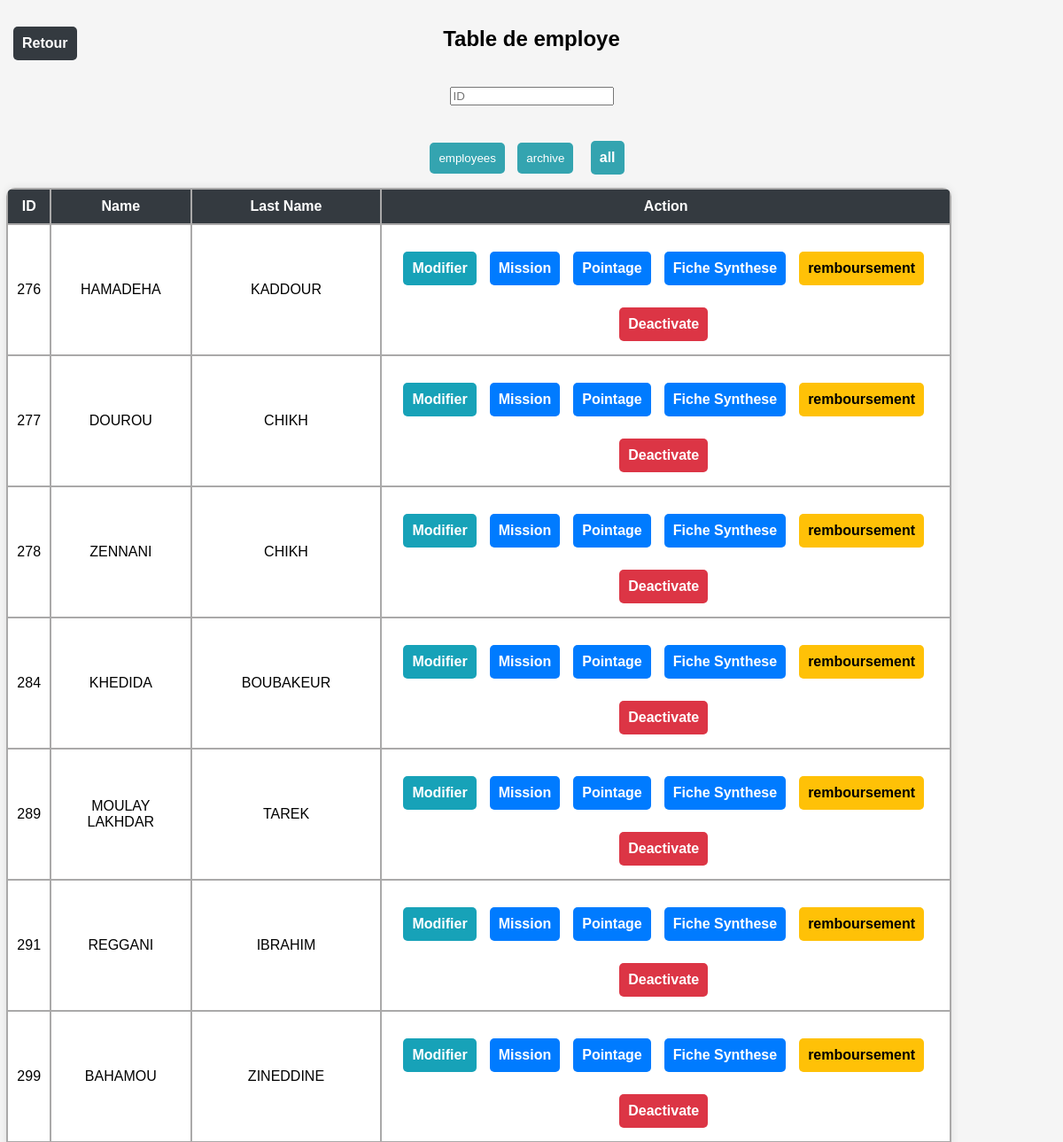
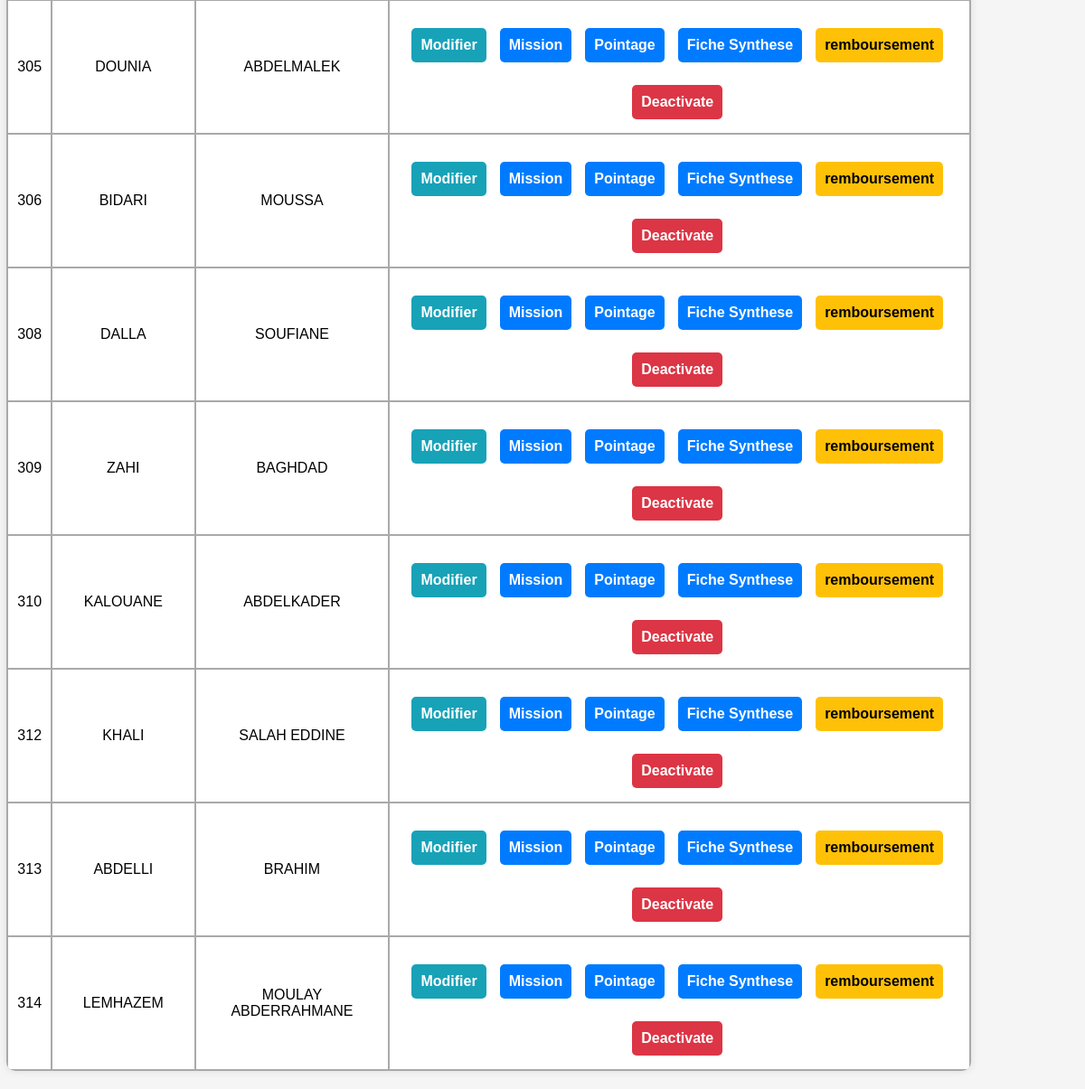
Page /table_employe/5/ (signed in) on the committed database (2 pictures, top to bottom).
### pointage/models.py (models this page shows, shortened)
class Employe(models.Model):
    name=models.CharField(max_length=30)
    last_name=models.CharField(max_length=30)
    date_of_birth=models.DateField(null=True)
    place_of_birth=models.CharField(max_length=30,null=True)
    wilaya_of_birth=models.CharField(max_length=30)
    id=models.AutoField(primary_key=True)
    unite=models.ForeignKey(Unite,on_delete=models.CASCADE,null=True)
    adresse=models.CharField(max_length=50,null=True)
    adresse_wilaya=models.CharField(max_length=30,null=True)
    father_name=models.CharField(max_length=30,null=True)
    mother_name=models.CharField(max_length=30,null=True)
    phone=models.IntegerField(null=True)
    familiy_situation=models.BooleanField(default=0)
    numbre_of_children=models.IntegerField(null=True)
    blood_type=models.CharField(max_length=5,null=True)
    cnas_number=models.IntegerField(null=True)
    function=models.CharField(max_length=60,null=True)
    position=models.CharField(max_length=60,null=True)
    enterprise=models.CharField(max_length=60,null=True)
    recruitment_date=models.DateField(default=timezone.now,null=True)
    exit_date=models.DateField(null=True)
    department=models.CharField(max_length=60,null=True)
    service=models.CharField(max_length=60,null=True)
    contract_number=models.CharField(max_length=40,null=True)
    contract_effective_date=models.DateField(null=True)
    contract_validation_date=models.DateField(null=True)
    contract_termination_date=models.DateField(null=True)
    national_service_departure_date=models.DateField(null=True)
    national_service_returne_date=models.DateField(null=True)
    national_service_recall_departure_date=models.DateField(null=True)
    national_service_recallt_return_date=models.DateField(null=True)
    account_number=models.IntegerField(null=True)
    account_key=models.IntegerField(null=True)
    account_agency=models.CharField(max_length=40,null=True)
    driver_license_number=models.CharField(max_length=60,null=True)
    driver_license_established_date=models.DateField(null=True)
    driver_license_experation_date=models.DateField(null=True)
    driver_license_type=models.CharField(max_length=7,null=True)
    cni_number=models.IntegerField(null=True)
    cni_established_date=models.DateField(null=True)
    cni_established_by=models.CharField(max_length=60,null=True)
    recovery = models.IntegerField(default=0)
    refund_total=models.IntegerField(default=0)
    refund_by_month=models.IntegerField(default=0)
    active = models.IntegerField(default=1) #1= working | 2=not this month | 3=archive
    special = models.SmallIntegerField(default=0)
    '''Employe.objects.all().delete()
        with connection.cursor() as cursor:
            cursor.execute("DELETE FROM sqlite_sequence WHERE name='pointage_employe';")

# Step 3: Vacuum the database to reclaim storage space
        with connection.cursor() as cursor:
            cursor.execute("VACUUM;")'''

### pointage/views.py (the view)
# urls.py: path('table_employe/<int:ID>/', views.table_employe, name='table_employe'),
def table_employe(request,ID):
    if request.user.profile.unite.id != ID  and (request.user.profile.da != 1) :
        return redirect("menu_view")
    instances=Employe.objects.filter(unite=ID) #slecet * from employe where unite=ID
    return render(request,'table_employe.html',{'id':ID,'instances':instances,'da':request.user.profile.da})

### pointage/templates/table_employe.html (shortened to what this page needs)
<!DOCTYPE html>
<html lang="en">
<head>
</head>
<body>
    <h2>Table de employe</h2>
    <form method="get" action="">
        <input type="text" id="query" name="query" placeholder="ID" required>
    </form>
    <a href="{% url 'menu_view' %}" class="back-button">Retour</a>
    <div class="header">
        <button onclick="showSection('current_employees')" class="button">employees</button>
        <button onclick="showSection('archive')" class="button">archive</button>
        <a href="{% url 'pointage_mois_all' instances.0.unite_id  %}" class="button">all</a>
    </div>
    <div id="current_employees" class="form-section" style="display: block;">
        <table>
            <tr>
                <th>ID</th>
                <th>Name</th>
                <th>Last Name</th>
                <th>Action</th>
            </tr>
            {% for instance in instances %}
            {% if instance.active == 1 %}
            <tr>
                <td>{{ instance.id }}</td>
                <td>{{ instance.name }}</td>
                <td>{{ instance.last_name }}</td>
                <td class="actions">
                    {% if da < 3 %}
                    <a href="{% url 'update_employe' instance.id %}" class="btn btn-info">Modifier</a>
                    {% endif %}
                    <a href="{% url 'mission' instance.id %}" class="btn btn-primary">Mission</a>
                    <a href="{% url 'pointage_mois' instance.id %}" class="btn btn-primary">Pointage</a>
                    {% if da == 1 %}
                    <a href="{% url 'synthese' instance.id %}" class="btn btn-primary" target="_blank">Fiche Synthese</a>
                    <a href="{% url 'remboursement' instance.id %}" class="btn btn-warning">remboursement</a>
                    {% if instance.active == 1 %}
                    <a href="{% url 'desactiver' instance.id %}" class="btn btn-danger">Deactivate</a>
                    {% else %}
                    <a href="{% url 'activer' instance.id %}" class="button">Activate</a>
                    {% endif %}
                    {% endif %}
                </td>
            </tr>
            {% endif %}
            {% endfor %}
        </table>
    </div>
</body>
</html>

### pointage/templates/table_employe.html (style rules this page uses)
body { font-family: Arial, sans-serif; background-color: #f5f5f5; display: flex; flex-direction: column; align-items: center; justify-content: center; margin: 0; }
h2 { margin-top: 20px; padding: 10px; }
table { border-radius: 10px; overflow: hidden; box-shadow: 0 0 10px rgba(0, 0, 0, 0.1); margin-bottom: 20px; width: 90%; background-color: rgb(170, 169, 169); }
th, td { text-align: center; padding: 10px; border: none; }
th { background-color: #343a40; font-size: 1em; color: white; }
td { background-color: white; color: black; }
.actions { display: flex; justify-content: center; flex-wrap: wrap; }
a { text-decoration: none; color: white; font-weight: bold; margin: 5px; }
.back-button { margin-top: 20px; padding: 10px; background-color: #34a4b0; color: white; border: none; border-radius: 5px; text-decoration: none; }
.button, .btn { display: inline-block; margin-top: 20px; padding: 10px; background-color: #34a4b0; color: white; text-decoration: none; border: none; border-radius: 5px; cursor: pointer; margin-right: 10px; }
.btn-info { background-color: #17a2b8; }
.btn-primary { background-color: #007bff; }
.btn-warning { background-color: #ffc107; color: black; }
.btn-danger { background-color: #dc3545; }
form { width: 60%; padding: 10px; margin-bottom: 10px; text-align: center; }
.back-button { position: absolute; top: 10px; left: 10px; padding: 10px; background-color: #343a40; color: white; border: none; border-radius: 5px; text-decoration: none; }
.header { margin-bottom: 10px; }

### rows in the picture
Employe: id "276", name "HAMADEHA", last_name "KADDOUR", active "Deactivate"
Employe: id "277", name "DOUROU", last_name "CHIKH", active "Deactivate"
Employe: id "278", name "ZENNANI", last_name "CHIKH", active "Deactivate"
Employe: id "284", name "KHEDIDA", last_name "BOUBAKEUR", active "Deactivate"
Employe: id "289", name "MOULAY LAKHDAR", last_name "TAREK", active "Deactivate"
Employe: id "291", name "REGGANI", last_name "IBRAHIM", active "Deactivate"
Employe: id "299", name "BAHAMOU", last_name "ZINEDDINE", active "Deactivate"
Employe: id "305", name "DOUNIA", last_name "ABDELMALEK", active "Deactivate"
Employe: id "306", name "BIDARI", last_name "MOUSSA", active "Deactivate"
Employe: id "308", name "DALLA", last_name "SOUFIANE", active "Deactivate"
Employe: id "309", name "ZAHI", last_name "BAGHDAD", active "Deactivate"
Employe: id "310", name "KALOUANE", last_name "ABDELKADER", active "Deactivate"
Employe: id "312", name "KHALI", last_name "SALAH EDDINE", active "Deactivate"
Employe: id "313", name "ABDELLI", last_name "BRAHIM", active "Deactivate"
Employe: id "314", name "LEMHAZEM", last_name "MOULAY ABDERRAHMANE", active "Deactivate"
